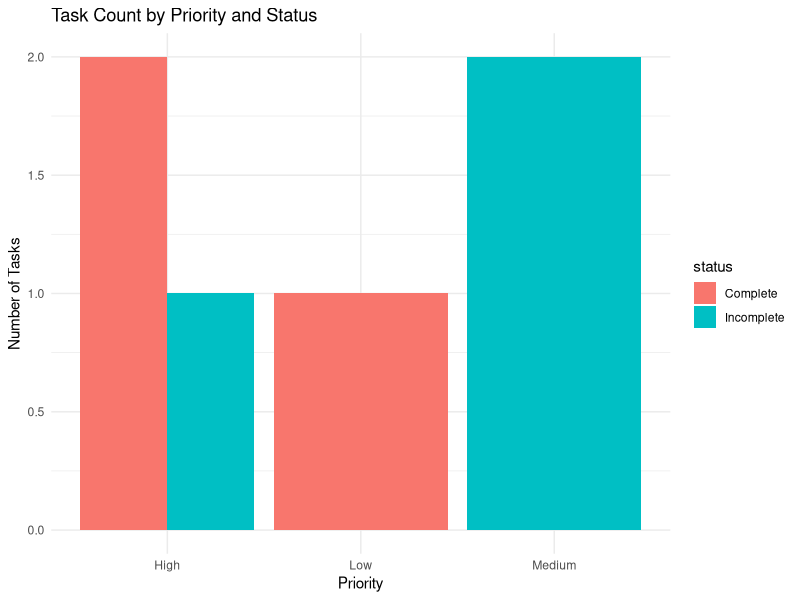

Source code (R):
# Load required libraries
library(tidyverse)

# Load CSV data
task_data <- read_csv("tasks.csv")

# Display first few rows
print("Task Data Preview:")
print(head(task_data))

# Function to display summary
display_summary <- function(data) {
  cat("\n--- Task Summary ---\n")
  print(summary(data))
  
  cat("\nTask counts by status:\n")
  print(table(data$status))
  
  cat("\nTask counts by priority:\n")
  print(table(data$priority))
}

# Function to filter tasks by priority
filter_by_priority <- function(data, level) {
  cat(paste("\n--- Tasks with Priority:", level, "---\n"))
  filtered <- filter(data, priority == level)
  print(filtered)
}

# Function to plot task counts by priority and status
plot_tasks <- function(data) {
  ggplot(data, aes(x = priority, fill = status)) +
    geom_bar(position = "dodge") +
    labs(title = "Task Count by Priority and Status",
         x = "Priority",
         y = "Number of Tasks") +
    theme_minimal()
}

# Run the program
display_summary(task_data)                    # Show summary
filter_by_priority(task_data, "High")         # Filter example
plot_tasks(task_data)                         # Show visualization
